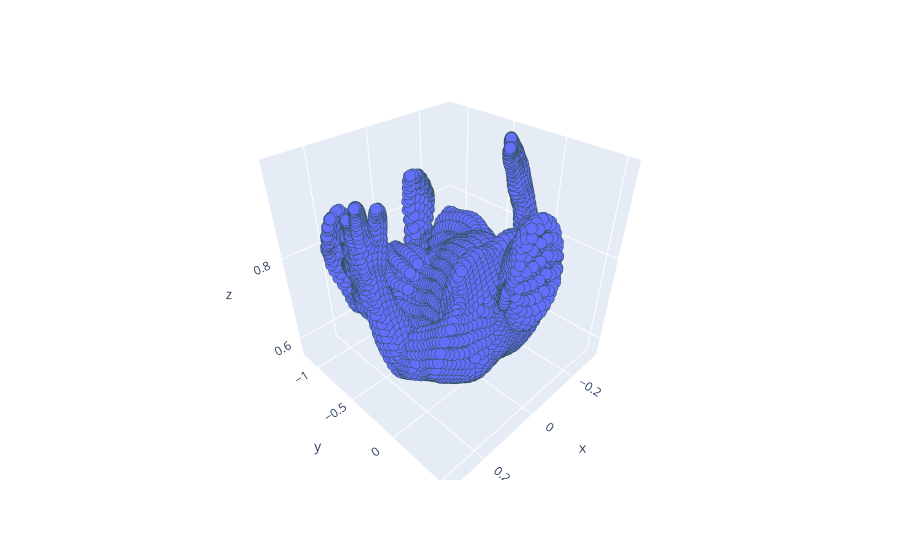

This figure's notebook cell:
### Code cell
verts =smpl_hml["vertices"]
show_cloud(verts[80])

### Figure 1 — Plotly figure (JSON) as saved in the notebook; plotly's stock layout.template omitted (floating-point values rounded to 4 significant figures; data arrays with more than 128 entries replaced by an {"elided": "..."} marker saying what was removed)
{"data": [{"customdata": {"elided": "6890x1 int values"}, "hovertemplate": "x=%{x}<br>y=%{y}<br>z=%{z}<br>idx=%{customdata[0]}<extra></extra>", "legendgroup": "", "marker": {"color": "#636efa", "line": {"color": "DarkSlateGrey", "width": 4}, "size": 4, "symbol": "circle"}, "mode": "markers", "name": "", "scene": "scene", "showlegend": false, "type": "scatter3d", "x": {"elided": "6890 float values"}, "y": {"elided": "6890 float values"}, "z": {"elided": "6890 float values"}}], "layout": {"legend": {"tracegroupgap": 0}, "margin": {"t": 60}, "scene": {"domain": {"x": [0, 1], "y": [0, 1]}, "xaxis": {"title": {"text": "x"}}, "yaxis": {"title": {"text": "y"}}, "zaxis": {"title": {"text": "z"}}}}}
